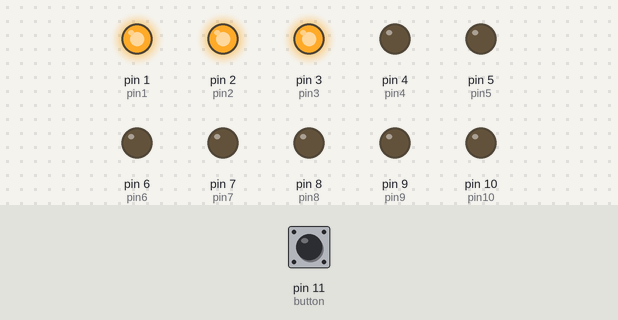
Recording of a sketch running on a simulated Arduino Uno, built with avr-gcc and run on an emulated ATmega328P. On the bench: output pins drawn as LEDs (lit = HIGH). Dashed ring = blinking. The test bench sets the inputs (shaded band); at power-on: pin 11 (button) HIGH. Random numbers use the default seed unless the sketch sets one.

Above: at 0.25 s.
1.3 s: pin 11 (button) pulled LOW for 0.15 s
At 2.11 s:
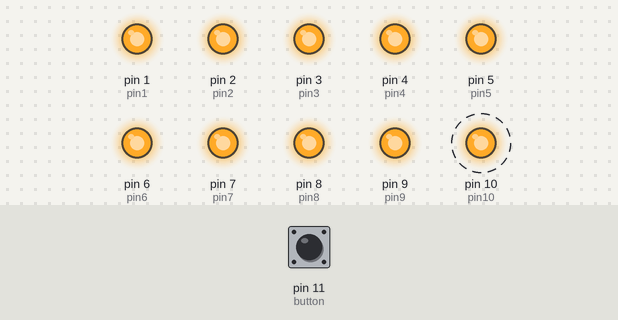
4.3 s: pin 11 (button) pulled LOW for 1 s
At 4.3 s:
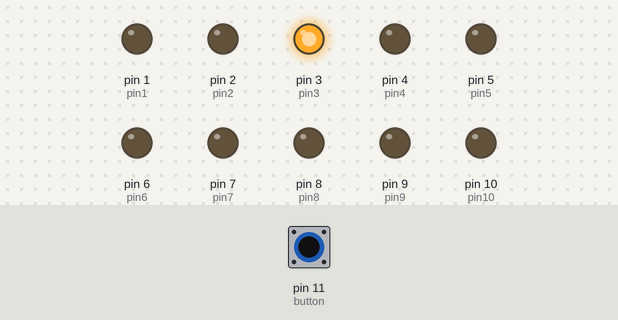
7.4 s: pin 11 (button) pulled LOW for 0.15 s
At 10.4 s:
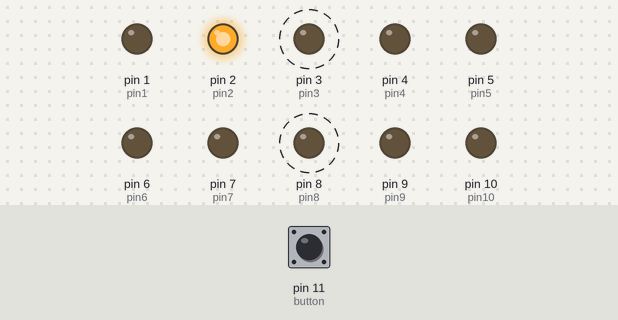
10.5 s: pin 11 (button) pulled LOW for 3.2 s
Timing chart, 0 to 16.2 s (numbered marks = the images above; inputs shaded):
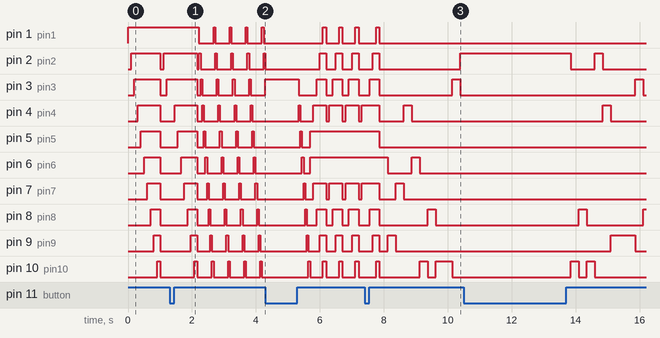

Measured:
- after the input at 1.3 s, pin 1 (pin1): alternates HIGH for 0.05 s and LOW for 0.45 s, starting after 0.92 s
- after the input at 7.4 s, pin 5 (pin5): HIGH → LOW after 0.46 s; pin 6 (pin6): HIGH → LOW after 0.72 s, → HIGH 0.76 s later, → LOW 0.25 s later

The sketch:

Bar_Button_Test.ino
```cpp
int pin1 = 1;
int pin2 = 2;
int pin3 = 3;
int pin4 = 4;
int pin5 = 5;
int pin6 = 6;
int pin7 = 7;
int pin8 = 8;
int pin9 = 9;
int pin10 = 10;

int button = 11;
int oldState = 0;
int change = 0;
int casovaKonstanta = 100;


void setup()
{
	pinMode(pin1,OUTPUT);
	pinMode(pin2, OUTPUT);
	pinMode(pin3, OUTPUT);
	pinMode(pin4, OUTPUT);
	pinMode(pin5, OUTPUT);
	pinMode(pin6, OUTPUT);
	pinMode(pin7, OUTPUT);
	pinMode(pin8, OUTPUT);
	pinMode(pin9, OUTPUT);
	pinMode(pin10, OUTPUT);

	pinMode(button,INPUT);

}

void Delay(int time)
{
	for (int i = 0; i < time;i++) {
		delay(1);
		Change();
	}
}

void Change()
{
	if (digitalRead(button)==LOW)
	{
		change = 1;

		while (digitalRead(button) == LOW)
		{

		}
	}

}

void Akce(int pin, int stav)
{
	digitalWrite(pin, stav);
	Delay(casovaKonstanta);
}

void loop()
{

	if (oldState == 0)
	{

		Akce(pin1, HIGH);
		Akce(pin2, HIGH);
		Akce(pin3, HIGH);
		Akce(pin4, HIGH);
		Akce(pin5, HIGH);
		Akce(pin6, HIGH);
		Akce(pin7, HIGH);
		Akce(pin8, HIGH);
		Akce(pin9, HIGH);
		Akce(pin10, HIGH);

		digitalWrite(pin1, LOW);
		digitalWrite(pin2, LOW);
		digitalWrite(pin3, LOW);
		digitalWrite(pin4, LOW);
		digitalWrite(pin5, LOW);
		digitalWrite(pin6, LOW);
		digitalWrite(pin7, LOW);
		digitalWrite(pin8, LOW);
		digitalWrite(pin9, LOW);
		digitalWrite(pin10, LOW);

	}
	else if (oldState == 1)
	{
		Akce(pin1, HIGH);
		digitalWrite(pin1, LOW);
		Akce(pin2, HIGH);
		digitalWrite(pin2, LOW);
		Akce(pin3, HIGH);
		digitalWrite(pin3, LOW);
		Akce(pin4, HIGH);
		digitalWrite(pin4, LOW);
		Akce(pin5, HIGH);
		digitalWrite(pin5, LOW);
		Akce(pin6, HIGH);
		digitalWrite(pin6, LOW);
		Akce(pin7, HIGH);
		digitalWrite(pin7, LOW);
		Akce(pin8, HIGH);
		digitalWrite(pin8, LOW);
		Akce(pin9, HIGH);
		digitalWrite(pin9, LOW);
		Akce(pin10, HIGH);
		digitalWrite(pin10, LOW);

	}
	else if (oldState == 2)
	{

		digitalWrite(pin5, HIGH);
		Akce(pin6, HIGH);
		digitalWrite(pin4, HIGH);
		Akce(pin7, HIGH);
		digitalWrite(pin3, HIGH);
		Akce(pin8, HIGH);
		digitalWrite(pin2, HIGH);
		Akce(pin9, HIGH);
		digitalWrite(pin1, HIGH);
		Akce(pin10, HIGH);

		digitalWrite(pin1, LOW);
		digitalWrite(pin2, LOW);
		digitalWrite(pin3, LOW);
		digitalWrite(pin4, LOW);
		digitalWrite(pin5, LOW);
		digitalWrite(pin6, LOW);
		digitalWrite(pin7, LOW);
		digitalWrite(pin8, LOW);
		digitalWrite(pin9, LOW);
		digitalWrite(pin10, LOW);


	}
	else if (oldState == 3)
	{

		int randomNumber = random(1, 10);

		switch (randomNumber)
		{
		case 0:
			Akce(pin1, HIGH);
			digitalWrite(pin1, LOW);
			return;
		case 1:
			Akce(pin2, HIGH);
			digitalWrite(pin2, LOW);
			return;
		case 2:
			Akce(pin3, HIGH);
			digitalWrite(pin3, LOW);
			return;
		case 3:
			Akce(pin4, HIGH);
			digitalWrite(pin4, LOW);
			return;
		case 4:
			Akce(pin5, HIGH);
			digitalWrite(pin5, LOW);
			return;
		case 5:
			Akce(pin6, HIGH);
			digitalWrite(pin6, LOW);
			return;
		case 6:
			Akce(pin7, HIGH);
			digitalWrite(pin7, LOW);
			return;
		case 7:
			Akce(pin8, HIGH);
			digitalWrite(pin8, LOW);
			return;
		case 8:
			Akce(pin9, HIGH);
			digitalWrite(pin9, LOW);
			return;
		case 9:
			Akce(pin10, HIGH);
			digitalWrite(pin10, LOW);
			return;

		}

	}

	if (change == 1)
	{
		if (oldState == 0)
		{
			oldState = 1;
			casovaKonstanta = 50;
		}
		else if (oldState == 1)
		{
			oldState = 2;
			casovaKonstanta = 100;
		}
		else if (oldState == 2)
		{
			oldState = 3;
			casovaKonstanta = 250;
		}
		else if(oldState == 3)
		{
			oldState = 0;
			casovaKonstanta = 1000;
		}
	}

	change = 0;

}
```
